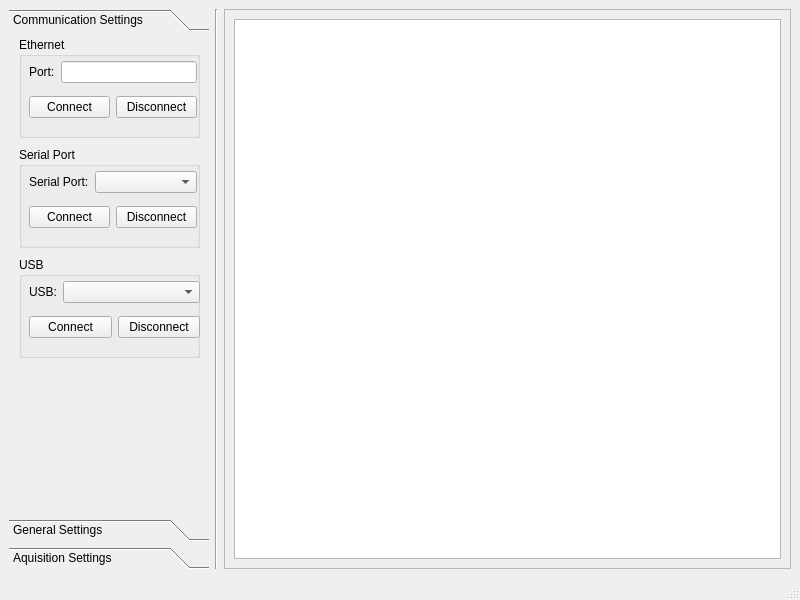
<?xml version="1.0" encoding="UTF-8"?>
<ui version="4.0">
 <class>MicrophoneArrayWindow</class>
 <widget class="QMainWindow" name="MicrophoneArrayWindow">
  <property name="geometry">
   <rect>
    <x>0</x>
    <y>0</y>
    <width>800</width>
    <height>600</height>
   </rect>
  </property>
  <property name="windowTitle">
   <string>MicrophoneArray</string>
  </property>
  <widget class="QWidget" name="centralwidget">
   <layout class="QHBoxLayout" name="horizontalLayout">
    <item>
     <widget class="QToolBox" name="toolBox">
      <property name="maximumSize">
       <size>
        <width>200</width>
        <height>16777215</height>
       </size>
      </property>
      <property name="styleSheet">
       <string notr="true"/>
      </property>
      <widget class="QWidget" name="toolBoxPageCommunication">
       <property name="geometry">
        <rect>
         <x>0</x>
         <y>0</y>
         <width>200</width>
         <height>449</height>
        </rect>
       </property>
       <attribute name="label">
        <string>Communication Settings</string>
       </attribute>
       <widget class="QGroupBox" name="groupBoxEthernet">
        <property name="geometry">
         <rect>
          <x>10</x>
          <y>0</y>
          <width>181</width>
          <height>101</height>
         </rect>
        </property>
        <property name="title">
         <string>Ethernet</string>
        </property>
        <widget class="QWidget" name="layoutWidget">
         <property name="geometry">
          <rect>
           <x>10</x>
           <y>17</y>
           <width>168</width>
           <height>71</height>
          </rect>
         </property>
         <layout class="QVBoxLayout" name="verticalLayoutEthernet">
          <item>
           <layout class="QHBoxLayout" name="horizontalLayout_2">
            <item>
             <widget class="QLabel" name="labelPortEthernet">
              <property name="text">
               <string>Port:</string>
              </property>
             </widget>
            </item>
            <item>
             <widget class="QLineEdit" name="editPortEthernet"/>
            </item>
           </layout>
          </item>
          <item>
           <layout class="QHBoxLayout" name="horizontalLayout_3">
            <item>
             <widget class="QPushButton" name="pushButtonConnectEthernet">
              <property name="text">
               <string>Connect</string>
              </property>
             </widget>
            </item>
            <item>
             <widget class="QPushButton" name="pushButtonDisconnectEthernet">
              <property name="text">
               <string>Disconnect</string>
              </property>
             </widget>
            </item>
           </layout>
          </item>
         </layout>
        </widget>
       </widget>
       <widget class="QGroupBox" name="groupBoxSerial">
        <property name="geometry">
         <rect>
          <x>10</x>
          <y>110</y>
          <width>181</width>
          <height>101</height>
         </rect>
        </property>
        <property name="title">
         <string>Serial Port</string>
        </property>
        <widget class="QWidget" name="layoutWidget_4">
         <property name="geometry">
          <rect>
           <x>10</x>
           <y>17</y>
           <width>168</width>
           <height>71</height>
          </rect>
         </property>
         <layout class="QVBoxLayout" name="verticalLayoutSerial">
          <item>
           <layout class="QHBoxLayout" name="horizontalLayout_11" stretch="0,1">
            <item>
             <widget class="QLabel" name="labelSerial">
              <property name="text">
               <string>Serial Port:</string>
              </property>
             </widget>
            </item>
            <item>
             <widget class="QComboBox" name="comboBoxSerial"/>
            </item>
           </layout>
          </item>
          <item>
           <layout class="QHBoxLayout" name="horizontalLayout_12">
            <item>
             <widget class="QPushButton" name="PushButtonConnectSerial">
              <property name="text">
               <string>Connect</string>
              </property>
             </widget>
            </item>
            <item>
             <widget class="QPushButton" name="pushButtonDisconnectSerial">
              <property name="text">
               <string>Disconnect</string>
              </property>
             </widget>
            </item>
           </layout>
          </item>
         </layout>
        </widget>
       </widget>
       <widget class="QGroupBox" name="groupBox_Usb">
        <property name="geometry">
         <rect>
          <x>10</x>
          <y>220</y>
          <width>181</width>
          <height>101</height>
         </rect>
        </property>
        <property name="title">
         <string>USB</string>
        </property>
        <widget class="QWidget" name="layoutWidget_6">
         <property name="geometry">
          <rect>
           <x>10</x>
           <y>17</y>
           <width>171</width>
           <height>71</height>
          </rect>
         </property>
         <layout class="QVBoxLayout" name="verticalLayout_Usb">
          <item>
           <layout class="QHBoxLayout" name="horizontalLayout_Usb" stretch="0,1">
            <item>
             <widget class="QLabel" name="labelUsb">
              <property name="text">
               <string>USB:</string>
              </property>
             </widget>
            </item>
            <item>
             <widget class="QComboBox" name="comboBoxUsb"/>
            </item>
           </layout>
          </item>
          <item>
           <layout class="QHBoxLayout" name="horizontalLayout_16">
            <item>
             <widget class="QPushButton" name="portPushButtonConfirm_5">
              <property name="text">
               <string>Connect</string>
              </property>
             </widget>
            </item>
            <item>
             <widget class="QPushButton" name="portPushButtonConfirm_6">
              <property name="text">
               <string>Disconnect</string>
              </property>
             </widget>
            </item>
           </layout>
          </item>
         </layout>
        </widget>
       </widget>
      </widget>
      <widget class="QWidget" name="toolBoxPageGeneral">
       <property name="geometry">
        <rect>
         <x>0</x>
         <y>0</y>
         <width>200</width>
         <height>449</height>
        </rect>
       </property>
       <attribute name="label">
        <string>General Settings</string>
       </attribute>
       <widget class="QGroupBox" name="groupBoxBoardStatus">
        <property name="geometry">
         <rect>
          <x>10</x>
          <y>300</y>
          <width>171</width>
          <height>111</height>
         </rect>
        </property>
        <property name="title">
         <string>Microphone Board Status</string>
        </property>
        <widget class="QWidget" name="gridLayoutWidget">
         <property name="geometry">
          <rect>
           <x>10</x>
           <y>20</y>
           <width>160</width>
           <height>84</height>
          </rect>
         </property>
         <layout class="QGridLayout" name="gridLayoutBoardStatus">
          <property name="horizontalSpacing">
           <number>6</number>
          </property>
          <property name="verticalSpacing">
           <number>0</number>
          </property>
          <item row="1" column="3">
           <widget class="QLineEdit" name="lineEditFwVer">
            <property name="readOnly">
             <bool>true</bool>
            </property>
           </widget>
          </item>
          <item row="3" column="3">
           <widget class="QLineEdit" name="lineEditHwVer">
            <property name="enabled">
             <bool>true</bool>
            </property>
            <property name="readOnly">
             <bool>true</bool>
            </property>
           </widget>
          </item>
          <item row="3" column="0">
           <widget class="QLabel" name="labelHwVer">
            <property name="text">
             <string>HW ver:</string>
            </property>
           </widget>
          </item>
          <item row="1" column="0">
           <widget class="QLabel" name="labelFwVer">
            <property name="text">
             <string>FW ver:</string>
            </property>
           </widget>
          </item>
          <item row="4" column="0">
           <widget class="QLabel" name="labelIpAddr">
            <property name="text">
             <string>IP: </string>
            </property>
           </widget>
          </item>
          <item row="4" column="3">
           <widget class="QLineEdit" name="lineEditIpAddr">
            <property name="readOnly">
             <bool>true</bool>
            </property>
           </widget>
          </item>
         </layout>
        </widget>
       </widget>
       <widget class="QGroupBox" name="groupBoxChannelEn">
        <property name="geometry">
         <rect>
          <x>10</x>
          <y>0</y>
          <width>171</width>
          <height>101</height>
         </rect>
        </property>
        <property name="layoutDirection">
         <enum>Qt::LeftToRight</enum>
        </property>
        <property name="autoFillBackground">
         <bool>false</bool>
        </property>
        <property name="title">
         <string>Channel Enable</string>
        </property>
        <property name="flat">
         <bool>false</bool>
        </property>
        <property name="checkable">
         <bool>false</bool>
        </property>
        <widget class="QCheckBox" name="checkboxChannel1En">
         <property name="geometry">
          <rect>
           <x>10</x>
           <y>20</y>
           <width>86</width>
           <height>20</height>
          </rect>
         </property>
         <property name="text">
          <string>Channel 1</string>
         </property>
        </widget>
        <widget class="QCheckBox" name="checkboxChannel2En">
         <property name="geometry">
          <rect>
           <x>10</x>
           <y>40</y>
           <width>86</width>
           <height>20</height>
          </rect>
         </property>
         <property name="text">
          <string>Channel 2</string>
         </property>
        </widget>
        <widget class="QCheckBox" name="checkboxChannel3En">
         <property name="geometry">
          <rect>
           <x>10</x>
           <y>60</y>
           <width>86</width>
           <height>20</height>
          </rect>
         </property>
         <property name="text">
          <string>Channel 3</string>
         </property>
        </widget>
        <widget class="QCheckBox" name="checkboxChannel4En">
         <property name="geometry">
          <rect>
           <x>10</x>
           <y>80</y>
           <width>86</width>
           <height>20</height>
          </rect>
         </property>
         <property name="text">
          <string>Channel 4</string>
         </property>
        </widget>
       </widget>
       <widget class="QGroupBox" name="groupBoxChannelDisp">
        <property name="geometry">
         <rect>
          <x>10</x>
          <y>110</y>
          <width>171</width>
          <height>101</height>
         </rect>
        </property>
        <property name="layoutDirection">
         <enum>Qt::LeftToRight</enum>
        </property>
        <property name="autoFillBackground">
         <bool>false</bool>
        </property>
        <property name="title">
         <string>Channel Display</string>
        </property>
        <property name="flat">
         <bool>false</bool>
        </property>
        <property name="checkable">
         <bool>false</bool>
        </property>
        <widget class="QCheckBox" name="checkboxChannel1Disp">
         <property name="enabled">
          <bool>false</bool>
         </property>
         <property name="geometry">
          <rect>
           <x>10</x>
           <y>20</y>
           <width>86</width>
           <height>20</height>
          </rect>
         </property>
         <property name="text">
          <string>Channel 1</string>
         </property>
        </widget>
        <widget class="QCheckBox" name="checkboxChannel2Disp">
         <property name="enabled">
          <bool>false</bool>
         </property>
         <property name="geometry">
          <rect>
           <x>10</x>
           <y>40</y>
           <width>86</width>
           <height>20</height>
          </rect>
         </property>
         <property name="text">
          <string>Channel 2</string>
         </property>
        </widget>
        <widget class="QCheckBox" name="checkboxChannel3Disp">
         <property name="enabled">
          <bool>false</bool>
         </property>
         <property name="geometry">
          <rect>
           <x>10</x>
           <y>60</y>
           <width>86</width>
           <height>20</height>
          </rect>
         </property>
         <property name="text">
          <string>Channel 3</string>
         </property>
        </widget>
        <widget class="QCheckBox" name="checkboxChannel4Disp">
         <property name="enabled">
          <bool>false</bool>
         </property>
         <property name="geometry">
          <rect>
           <x>10</x>
           <y>80</y>
           <width>86</width>
           <height>20</height>
          </rect>
         </property>
         <property name="text">
          <string>Channel 4</string>
         </property>
        </widget>
       </widget>
       <widget class="QGroupBox" name="groupBoxTimeSync">
        <property name="geometry">
         <rect>
          <x>10</x>
          <y>220</y>
          <width>171</width>
          <height>71</height>
         </rect>
        </property>
        <property name="title">
         <string>Time Setting</string>
        </property>
        <widget class="QPushButton" name="pushButtonSync">
         <property name="geometry">
          <rect>
           <x>40</x>
           <y>40</y>
           <width>75</width>
           <height>24</height>
          </rect>
         </property>
         <property name="text">
          <string>Syncronize</string>
         </property>
        </widget>
        <widget class="QLabel" name="labelCurrTime">
         <property name="geometry">
          <rect>
           <x>10</x>
           <y>20</y>
           <width>49</width>
           <height>16</height>
          </rect>
         </property>
         <property name="text">
          <string>TimeInfo</string>
         </property>
        </widget>
       </widget>
      </widget>
      <widget class="QWidget" name="toolBoxPageAquisition">
       <property name="geometry">
        <rect>
         <x>0</x>
         <y>0</y>
         <width>200</width>
         <height>449</height>
        </rect>
       </property>
       <attribute name="label">
        <string>Aquisition Settings</string>
       </attribute>
       <widget class="QGroupBox" name="groupBoxAquisition">
        <property name="geometry">
         <rect>
          <x>10</x>
          <y>0</y>
          <width>171</width>
          <height>311</height>
         </rect>
        </property>
        <property name="title">
         <string>Aquisition</string>
        </property>
        <widget class="QWidget" name="layoutWidget">
         <property name="geometry">
          <rect>
           <x>0</x>
           <y>30</y>
           <width>171</width>
           <height>276</height>
          </rect>
         </property>
         <layout class="QVBoxLayout" name="verticalLayoutAquisition">
          <item>
           <widget class="QLabel" name="labelSamplingFreq">
            <property name="text">
             <string>Sampling Frequency</string>
            </property>
           </widget>
          </item>
          <item>
           <widget class="QComboBox" name="comboBoxSamplingFreq"/>
          </item>
          <item>
           <widget class="QLabel" name="labelDownsamplingRate">
            <property name="text">
             <string>Downsampling rate</string>
            </property>
           </widget>
          </item>
          <item>
           <widget class="QComboBox" name="comboBoxDownSampling"/>
          </item>
          <item>
           <widget class="QCheckBox" name="checkBoxBurstAquiMode">
            <property name="text">
             <string>Burst Mode</string>
            </property>
           </widget>
          </item>
          <item>
           <layout class="QHBoxLayout" name="horizontalLayout_5">
            <item>
             <widget class="QLabel" name="labelAquisitionTime">
              <property name="text">
               <string>Time:</string>
              </property>
             </widget>
            </item>
            <item>
             <widget class="QLineEdit" name="lineEditAquisitionTime"/>
            </item>
            <item>
             <widget class="QLabel" name="labelAquisitionTimeUnit">
              <property name="text">
               <string>s</string>
              </property>
             </widget>
            </item>
           </layout>
          </item>
          <item>
           <widget class="QDial" name="dialAquisitionTime">
            <property name="minimum">
             <number>10</number>
            </property>
            <property name="maximum">
             <number>300</number>
            </property>
            <property name="singleStep">
             <number>10</number>
            </property>
            <property name="value">
             <number>10</number>
            </property>
            <property name="sliderPosition">
             <number>10</number>
            </property>
            <property name="orientation">
             <enum>Qt::Horizontal</enum>
            </property>
            <property name="invertedAppearance">
             <bool>false</bool>
            </property>
            <property name="invertedControls">
             <bool>false</bool>
            </property>
            <property name="wrapping">
             <bool>false</bool>
            </property>
            <property name="notchesVisible">
             <bool>false</bool>
            </property>
           </widget>
          </item>
          <item>
           <widget class="QCheckBox" name="checkBoxSDCardEn">
            <property name="text">
             <string>Enable SD card</string>
            </property>
           </widget>
          </item>
          <item>
           <widget class="QCheckBox" name="checkBoxTransmitViaComm">
            <property name="text">
             <string>Transmit data via 
communication interface</string>
            </property>
           </widget>
          </item>
         </layout>
        </widget>
       </widget>
       <widget class="QWidget" name="layoutWidget">
        <property name="geometry">
         <rect>
          <x>10</x>
          <y>410</y>
          <width>171</width>
          <height>26</height>
         </rect>
        </property>
        <layout class="QHBoxLayout" name="horizontalLayout_4">
         <item>
          <widget class="QPushButton" name="pushButtonStartAqui">
           <property name="text">
            <string>Start</string>
           </property>
          </widget>
         </item>
         <item>
          <widget class="QPushButton" name="pushButtonStopAqui">
           <property name="text">
            <string>Stop</string>
           </property>
          </widget>
         </item>
        </layout>
       </widget>
       <widget class="QWidget" name="layoutWidget_2">
        <property name="geometry">
         <rect>
          <x>10</x>
          <y>320</y>
          <width>171</width>
          <height>70</height>
         </rect>
        </property>
        <layout class="QVBoxLayout" name="verticalLayout_5">
         <item>
          <widget class="QLabel" name="labelSelectDir">
           <property name="text">
            <string>Select the directory:</string>
           </property>
          </widget>
         </item>
         <item>
          <widget class="QLabel" name="labelDirPath">
           <property name="text">
            <string>Filepath</string>
           </property>
          </widget>
         </item>
         <item>
          <widget class="QPushButton" name="pushButtonSelectFilePath">
           <property name="text">
            <string>Select File ...</string>
           </property>
          </widget>
         </item>
        </layout>
       </widget>
      </widget>
     </widget>
    </item>
    <item>
     <widget class="Line" name="line">
      <property name="orientation">
       <enum>Qt::Vertical</enum>
      </property>
     </widget>
    </item>
    <item>
     <widget class="QScrollArea" name="scrollArea">
      <property name="widgetResizable">
       <bool>true</bool>
      </property>
      <widget class="QWidget" name="scrollAreaWidgetContents">
       <property name="geometry">
        <rect>
         <x>0</x>
         <y>0</y>
         <width>565</width>
         <height>537</height>
        </rect>
       </property>
       <layout class="QVBoxLayout" name="verticalLayout">
        <item>
         <widget class="QGraphicsView" name="graphicsView"/>
        </item>
       </layout>
      </widget>
     </widget>
    </item>
   </layout>
  </widget>
  <widget class="QMenuBar" name="menubar">
   <property name="geometry">
    <rect>
     <x>0</x>
     <y>0</y>
     <width>800</width>
     <height>22</height>
    </rect>
   </property>
  </widget>
  <widget class="QStatusBar" name="statusbar"/>
 </widget>
 <resources/>
 <connections/>
</ui>
